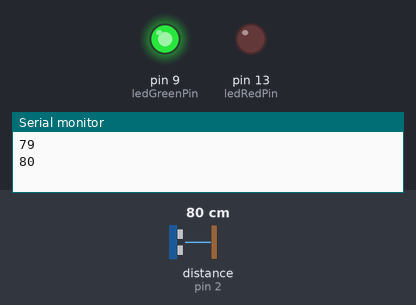
A sketch run on a simulated Arduino Uno, built with avr-gcc and run on an emulated ATmega328P. On the bench: output pins drawn as LEDs (lit = HIGH), the last lines printed to the serial monitor. Wiring (inferred from the names in the program): ultrasonic range finder: trigger pin 5; echo pin 2. The inputs (shaded band) are chosen by the test bench; at power-on: distance to the obstacle (sensor on pin 2) 80 cm. The echo pulse lasts 58.3 µs per cm; pins used as bus, display or sensor lines are not drawn.

Above: at 1.8 s.
1.9 s: distance to the obstacle (sensor on pin 2) set to 21 cm
3.4 s: distance to the obstacle (sensor on pin 2) set to 18 cm
At 5.2 s:
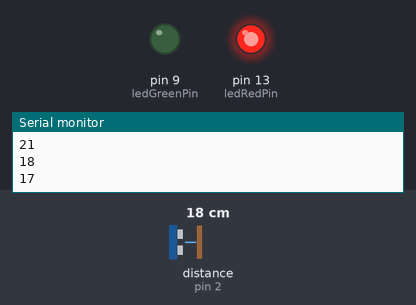
5.5 s: distance to the obstacle (sensor on pin 2) set to 35 cm
At 7.0 s:
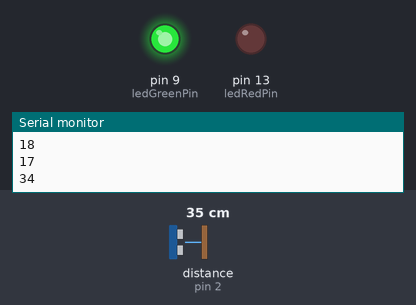
7.5 s: distance to the obstacle (sensor on pin 2) set to 2 cm
At 8.7 s:
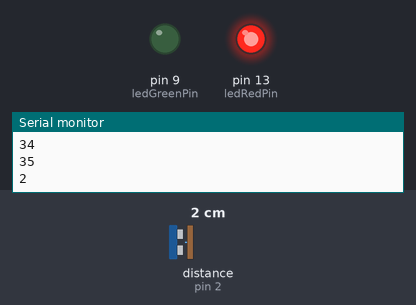
Timing chart, 0 to 10.5 s (numbered marks = the images above; inputs shaded):
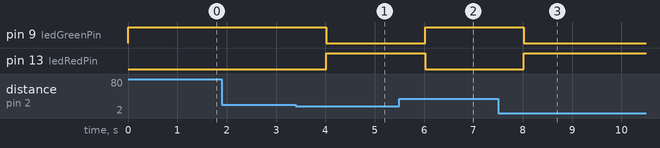

The sketch:

activity_7.ino
```cpp
int SensorReadingcm;
#define UltrasonicTriggerPin 5
#define UltrasonicEchoPin 2
#define ledGreenPin 9
#define ledRedPin 13
#define limit 20

void setup() {
  // Init serial communication

  Serial.begin(115200);

  pinMode(UltrasonicTriggerPin, OUTPUT);
  pinMode(UltrasonicEchoPin, INPUT);

  pinMode(ledGreenPin, OUTPUT);
  pinMode(ledRedPin, OUTPUT);

}

void loop() {
  float duration;


  digitalWrite(UltrasonicTriggerPin, LOW);
  delayMicroseconds(2);
  digitalWrite(UltrasonicTriggerPin, HIGH);
  delayMicroseconds(10);
  digitalWrite(UltrasonicTriggerPin, LOW);

  duration = pulseIn(UltrasonicEchoPin, HIGH);

  SensorReadingcm = microsecondsToCentimeters(duration);

  if (SensorReadingcm < limit ) {
    digitalWrite(ledRedPin, HIGH);
    digitalWrite(ledGreenPin, LOW);
  } else {
    digitalWrite(ledRedPin, LOW);
    digitalWrite(ledGreenPin, HIGH);
  }
  Serial.println(SensorReadingcm);
  delay(1000);

}


long microsecondsToCentimeters(long ms){
  return ms / 29.154 / 2;

}
```

Measured:
- the behaviour switches between 20 and 19 cm on distance to the obstacle (sensor on pin 2) (found by bisection; images 0 and 1)
- after the input at 3.4 s, pin 9 (ledGreenPin): HIGH → LOW after 0.62 s; pin 13 (ledRedPin): LOW → HIGH after 0.62 s
- after the input at 5.5 s, pin 9 (ledGreenPin): LOW → HIGH after 0.52 s; pin 13 (ledRedPin): HIGH → LOW after 0.52 s
- after the input at 7.5 s, pin 9 (ledGreenPin): HIGH → LOW after 0.52 s; pin 13 (ledRedPin): LOW → HIGH after 0.52 s
